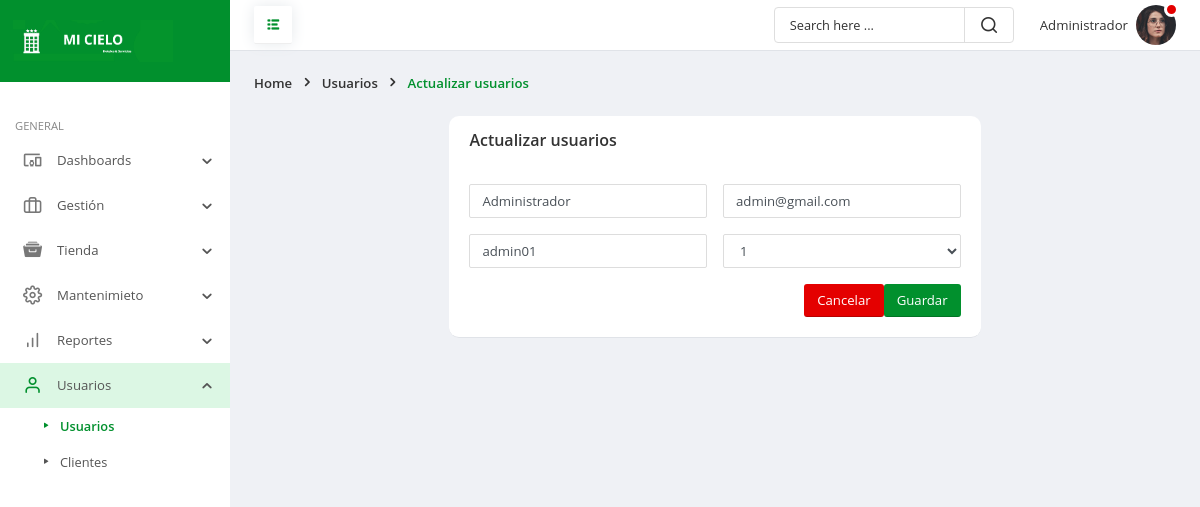
The app's page /frontend/usuarios/editar.php?id=1 (signed in) with its own data.
### tables this page shows
CREATE TABLE `usuarios` (
  `id` int(11) NOT NULL,
  `nombre` varchar(25) NOT NULL,
  `correo` varchar(35) NOT NULL,
  `usuario` varchar(25) NOT NULL,
  `contra` varchar(255) NOT NULL,
  `rol` char(1) NOT NULL,
  `fere` timestamp NOT NULL DEFAULT current_timestamp() ON UPDATE current_timestamp()
);

### frontend/usuarios/editar.php (the view, shortened to what this page needs)
<!doctype html>
<html lang="es">
	<head>
		<link rel="stylesheet" href="../../backend/css/bootstrap.min.css">
		<link rel="stylesheet" href="../../backend/fonts/style.css">
		<link rel="stylesheet" href="../../backend/css/main.css">
	</head>
	<body>
		<div class="page-wrapper">
			<nav id="sidebar" class="sidebar-wrapper">
				<div class="sidebar-brand">
					<a href="../administrador/escritorio.php" class="logo">
						<img src="../../backend/img/rt.png" alt="Hotel mi cielo" />
					</a>
				</div>
				<div class="sidebar-content">
					<div class="sidebar-menu">
						<ul>
							<li class="header-menu">General</li>
							<li class="sidebar-dropdown">
								<a href="#">
									<i class="icon-devices_other"></i>
									<span class="menu-text">Dashboards</span>
								</a>
							</li>
							<li class="sidebar-dropdown">
								<a href="#">
									<i class="icon-briefcase"></i>
									<span class="menu-text">Gestión</span>
								</a>
							</li>
							<li class="sidebar-dropdown">
								<a href="#">
									<i class="icon-archive"></i>
									<span class="menu-text">Tienda</span>
								</a>
							</li>
							<li class="sidebar-dropdown">
								<a href="#">
									<i class="icon-settings1"></i>
									<span class="menu-text">Mantenimieto</span>
								</a>
							</li>
							<li class="sidebar-dropdown">
								<a href="#">
									<i class="icon-bar-chart"></i>
									<span class="menu-text">Reportes</span>
								</a>
							</li>
							<li class="sidebar-dropdown active">
								<a href="#">
									<i class="icon-user1"></i>
									<span class="menu-text">Usuarios</span>
								</a>
								<div class="sidebar-submenu">
									<ul>
										<li>
											<a href="../usuarios/mostrar.php" class="current-page">Usuarios</a>
										</li>
										<li>
											<a href="../clientes/mostrar.php">Clientes</a>
										</li>
									</ul>
								</div>
							</li>
						</ul>
					</div>
				</div>
			</nav>
			<div class="page-content">
				<header class="header">
					<div class="toggle-btns">
						<a id="pin-sidebar" href="#">
							<i class="icon-list"></i>
						</a>
					</div>
					<div class="header-items">
						<div class="custom-search">
							<input type="text" class="search-query" placeholder="Search here ...">
							<i class="icon-search1"></i>
						</div>
						<ul class="header-actions">
							<li class="dropdown">
								<a href="#" id="userSettings" class="user-settings" data-toggle="dropdown" aria-haspopup="true">
									<span class="user-name"><?php echo $_SESSION['nombre']; ?></span>
									<span class="avatar">
										<img src="../../backend/img/user24.png" alt="avatar">
										<span class="status busy"></span>
									</span>
								</a>
							</li>
						</ul>
					</div>
				</header>
				<div class="page-header">
					<ol class="breadcrumb">
						<li class="breadcrumb-item">Home</li>
						<li class="breadcrumb-item">Usuarios</li>
						<li class="breadcrumb-item active">Actualizar usuarios</li>
					</ol>
				</div>
				<div class="main-container">
					<div class="row justify-content-center gutters">
						<div class="col-xl-7 col-lg-7 col-md-8 col-sm-10">
							 <?php
require '../../backend/config/Conexion.php';
 $id = $_GET['id'];
 $sentencia = $connect->prepare("SELECT * FROM usuarios  WHERE id= '$id';");
 $sentencia->execute();
$data =  array();
if($sentencia){
  while($r = $sentencia->fetchObject()){
    $data[] = $r;
  }
}
   ?>
   <?php if(count($data)>0):?>
        <?php foreach($data as $d):?>
							<form enctype="multipart/form-data" method="POST" action="" autocomplete="off">
								<div class="card m-0">
									<div class="card-header">
										<div class="card-title">Actualizar usuarios</div>
									</div>
									<div class="card-body">
										<div class="row gutters">
											<div class="col-xl-6 col-lg-6 col-md-6 col-sm-12 col-12">
												<div class="form-group">
													<input type="text" class="form-control" value="<?php echo $d->nombre; ?>" name="uxnam" placeholder="Nombre" required="">
												</div>
											</div>
											<div class="col-xl-6 col-lg-6 col-md-6 col-sm-12 col-12">
												<div class="form-group">
													<input type="email" class="form-control" value="<?php echo $d->correo; ?>"  name="uxem" placeholder="Correo" required="">
												</div>
											</div>
										</div>
										<div class="row gutters">
											<div class="col-xl-6 col-lg-6 col-md-6 col-sm-12 col-12">
												<div class="form-group">
													<input type="text" class="form-control" value="<?php echo $d->usuario; ?>"  name="uxuse" placeholder="Nombre de usuario" required="">
												</div>
											</div>
											<div class="col-xl-6 col-lg-6 col-md-6 col-sm-12 col-12">
												<div class="form-group">
													<select class="form-control" name="uxrul">
														<option value="<?php echo $d->rol; ?>"><?php echo $d->rol; ?></option>
												</select>
												</div>
											</div>
										</div>
										<button  name="up_usr" type="submit" class="btn btn-primary float-right">Guardar</button>
										<button type="button"  class="btn btn-danger float-right" onclick="location.href='mostrar.php'">Cancelar</button>
									</div>
								</div>
							</form>
							<?php endforeach; ?>
    <?php else:?>
      <p class="alert alert-warning">No hay datos</p>
    <?php endif; ?>
						</div>
					</div>
				</div>
			</div>
		</div>
	</body>
</html>

### records on screen
usuarios: uxnam "Administrador", uxem "admin@gmail.com", uxuse "admin01", uxrul "1"

### other values on screen
$_SESSION['nombre'] "Administrador"
